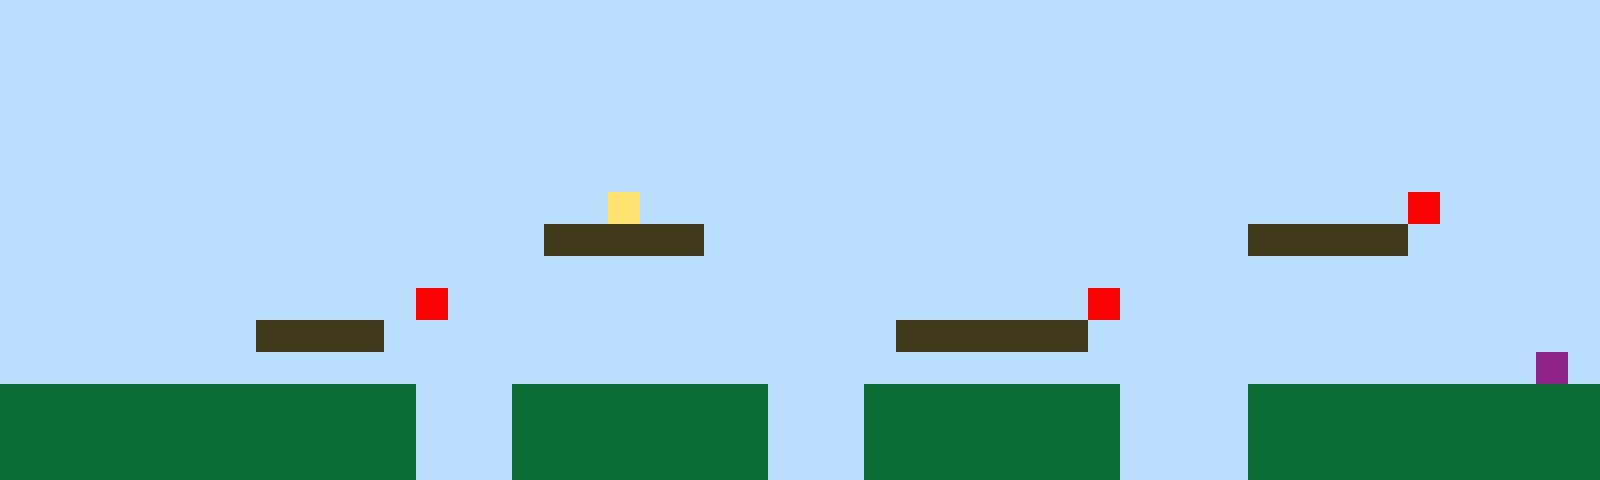

The image is a tile-based game level rendered from a .tmx file. Its description and complete source (layers, tilesets, objects, tile grids) follow:
An orthogonal 50x15 tile map with 32x32 px tiles, 1 tile layer (Tile Layer 1).

<map version="1.10" tiledversion="1.11.2" orientation="orthogonal" renderorder="right-up" width="50" height="15" tilewidth="32" tileheight="32" infinite="0" nextlayerid="2" nextobjectid="1"><editorsettings><export target="map1.csv" format="csv" /></editorsettings><tileset firstgid="1" name="sprites" tilewidth="32" tileheight="32" tilecount="6" columns="3"><image source="sprites.png" width="96" height="64" /></tileset><layer id="1" name="Tile Layer 1" width="50" height="15"><data encoding="csv">1,1,1,1,1,1,1,1,1,1,1,1,1,1,1,1,1,1,1,1,1,1,1,1,1,1,1,1,1,1,1,1,1,1,1,1,1,1,1,1,1,1,1,1,1,1,1,1,1,1,1,1,1,1,1,1,1,1,1,1,1,1,1,1,1,1,1,1,1,1,1,1,1,1,1,1,1,1,1,1,1,1,1,1,1,1,1,1,1,1,1,1,1,1,1,1,1,1,1,1,1,1,1,1,1,1,1,1,1,1,1,1,1,1,1,1,1,1,1,1,1,1,1,1,1,1,1,1,1,1,1,1,1,1,1,1,1,1,1,1,1,1,1,1,1,1,1,1,1,1,1,1,1,1,1,1,1,1,1,1,1,1,1,1,1,1,1,1,1,1,1,1,1,1,1,1,1,1,1,1,1,1,1,1,1,1,1,1,1,1,1,1,1,1,1,1,1,1,1,1,1,1,1,1,1,1,1,1,1,1,1,1,1,1,1,1,1,1,1,1,1,1,1,1,1,1,1,1,1,1,1,1,1,1,1,1,1,1,1,1,1,1,1,1,1,1,1,1,1,1,1,1,1,1,1,1,1,1,1,1,1,1,1,1,1,1,1,1,1,1,1,1,1,1,1,1,1,1,1,1,1,1,1,1,1,1,1,1,1,1,1,1,1,1,1,1,1,1,1,1,1,1,1,1,1,1,1,1,1,1,1,1,1,1,1,1,1,1,1,4,1,1,1,1,1,1,1,1,1,1,1,1,1,1,1,1,1,1,1,1,1,1,1,1,5,1,1,1,1,1,1,1,1,1,1,1,1,1,1,1,1,1,1,1,1,1,1,3,3,3,3,3,1,1,1,1,1,1,1,1,1,1,1,1,1,1,1,1,1,3,3,3,3,3,1,1,1,1,1,1,1,1,1,1,1,1,1,1,1,1,1,1,1,1,1,1,1,1,1,1,1,1,1,1,1,1,1,1,1,1,1,1,1,1,1,1,1,1,1,1,1,1,1,1,1,1,1,1,1,1,1,1,1,1,1,1,1,1,1,1,1,1,1,5,1,1,1,1,1,1,1,1,1,1,1,1,1,1,1,1,1,1,1,1,5,1,1,1,1,1,1,1,1,1,1,1,1,1,1,1,1,1,1,1,1,1,1,1,3,3,3,3,1,1,1,1,1,1,1,1,1,1,1,1,1,1,1,1,3,3,3,3,3,3,1,1,1,1,1,1,1,1,1,1,1,1,1,1,1,1,1,1,1,1,1,1,1,1,1,1,1,1,1,1,1,1,1,1,1,1,1,1,1,1,1,1,1,1,1,1,1,1,1,1,1,1,1,1,1,1,1,1,1,1,1,1,1,1,6,1,2,2,2,2,2,2,2,2,2,2,2,2,2,1,1,1,2,2,2,2,2,2,2,2,1,1,1,2,2,2,2,2,2,2,2,1,1,1,1,2,2,2,2,2,2,2,2,2,2,2,2,2,2,2,2,2,2,2,2,2,2,2,2,1,1,1,2,2,2,2,2,2,2,2,1,1,1,2,2,2,2,2,2,2,2,1,1,1,1,2,2,2,2,2,2,2,2,2,2,2,2,2,2,2,2,2,2,2,2,2,2,2,2,1,1,1,2,2,2,2,2,2,2,2,1,1,1,2,2,2,2,2,2,2,2,1,1,1,1,2,2,2,2,2,2,2,2,2,2,2</data></layer></map>
